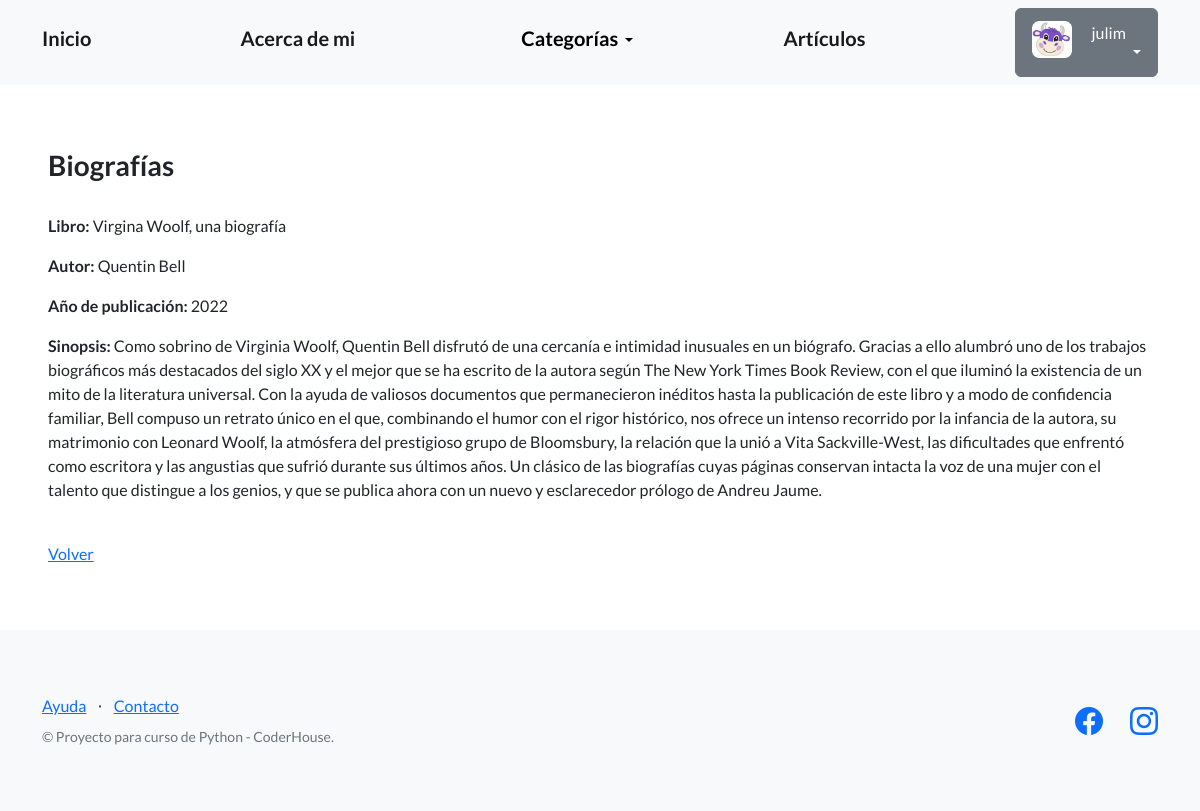
The app's page /libros/detalles-bios/1 (signed in) with its own data.
### perfiles/models.py (models this page shows, shortened)
class Avatar(models.Model):
   user = models.OneToOneField(User, on_delete=models.CASCADE, null=True)
   imagen = models.ImageField(upload_to='avatares', null=True, blank=True)

### categorias_libros/models.py (models this page shows, shortened)
class Biografia(models.Model):
    nombre = models.CharField(max_length=256)
    autor = models.CharField(max_length=256)
    año_publicacion = models.IntegerField(blank=True, null=True)
    sinopsis = models.TextField(null=True)
    creador = models.ForeignKey(User, on_delete=models.SET_NULL, null=True)

### categorias_libros/views.py (the view)
# urls.py: path('detalles-bios/<int:pk>', BiografiaDetailView.as_view(), name="detalles_bios"),
class BiografiaDetailView(DetailView):
    model = Biografia
    success_url = reverse_lazy('biografias')

### categorias_libros/templates/categorias_libros/biografia_detail.html (shortened to what this page needs)
{% extends "base.html" %}
{% block contenido %}
<h3>Biografías</h3>
<br>
<p>
  <strong>Libro:</strong> {{object.nombre}}
</p>
<p>
  <strong>Autor:</strong> {{object.autor}}
</p>
<p>
  <strong>Año de publicación:</strong> {{object.año_publicacion}}
</p>
<p>
  <strong>Sinopsis:</strong> {{object.sinopsis}}
</p>
<br>
<a href="{% url 'biografias' %}">Volver</a>
{% endblock contenido %}

### templates_base/base.html (shortened to what this page needs)
{% load static %}
<!DOCTYPE html>
<html lang="en">
    <head>
        <link href="https://cdn.jsdelivr.net/npm/bootstrap-icons@1.5.0/font/bootstrap-icons.css" rel="stylesheet" type="text/css" />
        <link href="{% static 'css/styles.css' %}" rel="stylesheet" />
    </head>
    <body>
        <nav class="navbar navbar-light bg-light static-top">
            <div class="container">
                <a class="navbar-brand" href="{% url 'inicio' %}"><strong><h5>Inicio</h5></strong></a>
                <a class="navbar-brand" href="{% url 'about_me' %}"><strong><h5>Acerca de mi</h5></strong></a>
                <div class="dropdown">
                    <button class="btn btn-light dropdown-toggle" type="button" id="dropdownMenuButton1" data-bs-toggle="dropdown" aria-expanded="false">
                        <div style="display: inline-flex;">
                            <span><h5>Categorías</h5></span>
                        </div>
                    </button>
                </div>
                <a class="navbar-brand" href="{% url 'articulos' %}"><strong><h5>Artículos</h5></strong></a>
                {% if user.is_authenticated %}
                <div class="dropdown">
                    <button class="btn btn-secondary dropdown-toggle" type="button" id="dropdownMenuButton1" data-bs-toggle="dropdown" aria-expanded="false">
                        <div style="display: inline-flex;">
                                <img src="{{ user.avatar.imagen.url }}" style="max-width: 40px;margin-right: 20px;">
                            <span>{{ user.username }}</span>
                        </div>
                    </button>
                </div>
                {% else %}
                <a class="btn btn-primary" href="{% url 'login' %}">Iniciar sesión</a>
                <a class="btn btn-success" href="{% url 'registro' %}">Registrarse</a>
                {% endif %}
            </div>
        </nav>
        <section style="padding:4rem 3rem;">
            {% block contenido %}
            {% endblock contenido %}
        </section>
        <footer class="footer bg-light">
            <div class="container">
                <div class="row">
                    <div class="col-lg-6 h-100 text-center text-lg-start my-auto">
                        <ul class="list-inline mb-2">
                            <li class="list-inline-item"><a href="#!">Ayuda</a></li>
                            <li class="list-inline-item">⋅</li>
                            <li class="list-inline-item"><a href="#!">Contacto</a></li>
                        </ul>
                        <p class="text-muted small mb-4 mb-lg-0">&copy; Proyecto para curso de Python - CoderHouse.</p>
                    </div>
                    <div class="col-lg-6 h-100 text-center text-lg-end my-auto">
                        <ul class="list-inline mb-0">
                            <li class="list-inline-item me-4">
                                <a href="https://www.facebook.com/juli.mendieta.75/"><i class="bi-facebook fs-3"></i></a>
                            </li>
                            <li class="list-inline-item">
                                <a href="https://www.instagram.com/mendietajuli"><i class="bi-instagram fs-3"></i></a>
                            </li>
                        </ul>
                    </div>
                </div>
            </div>
        </footer>
    </body>
</html>

### records on screen
Biografia: nombre "Virgina Woolf, una biografía", autor "Quentin Bell", año_publicacion "2022", sinopsis "Como sobrino de Virginia Woolf, Quentin Bell disfrutó de una cercanía e intimidad inusuales en un biógrafo. Gracias a ello alumbró uno de los trabajos biográficos más destacados del siglo XX y el mejor que se ha escrito de la autora según The New York Times Book Review, con el que iluminó la existencia de un mito de la literatura universal. Con la ayuda de valiosos documentos que permanecieron inéditos hasta la publicación de este libro y a modo de confidencia familiar, Bell compuso un retrato único en el que, combinando el humor con el rigor histórico, nos ofrece un intenso recorrido por la infancia de la autora, su matrimonio con Leonard Woolf, la atmósfera del prestigioso grupo de…"

### other values on screen
{{ user.username }} "julim"
